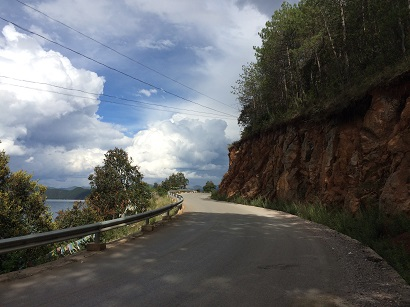
#> input picture myCV/lab4/sky.bmp, 410 x 307 px
$ python histogram_equalization.py
#> lines starting #> are read from the running program, lines starting #| are printed output that depends on the picture
#> further down, im is the input picture: shape (307, 410, 3); mean B, G, R 98.4, 96.9, 95.1
import cv2 as cv
import numpy as np
#histogram_equalization.py

def rgb_equalization(img):
    blue,green,red=cv.split(img)
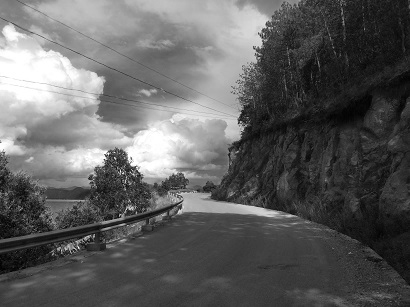
#> red: shape (307, 410); min 0, max 255, mean 95.1
    equalized_red = cv.equalizeHist(red)
    equalized_blue = cv.equalizeHist(blue)
    equalized_green = cv.equalizeHist(green)
    equalized_img=cv.merge([equalized_red,equalized_blue,equalized_green])
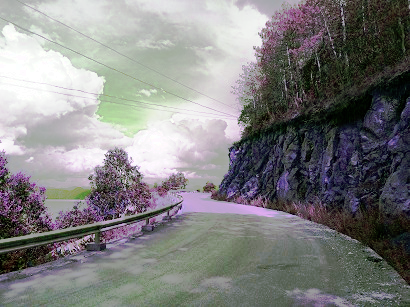
#> equalized_img: shape (307, 410, 3); mean of channels 0, 1, 2 128.3, 128, 128.3; drawn as B, G, R
    return equalized_img
def v_equalization(img):
    hsv_img = cv.cvtColor(img,cv.COLOR_BGR2HSV)
#> hsv_img: shape (307, 410, 3); mean H, S, V 53.1, 65.1, 107.3
    h,s,v=cv.split(hsv_img)
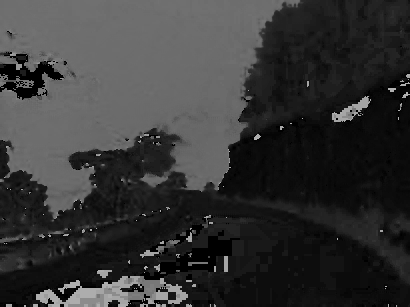
#> h: shape (307, 410); min 0, max 177, mean 53.1
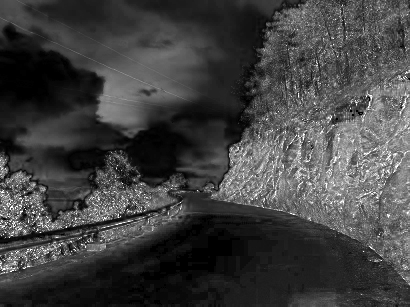
#> s: shape (307, 410); min 0, max 255, mean 65.1
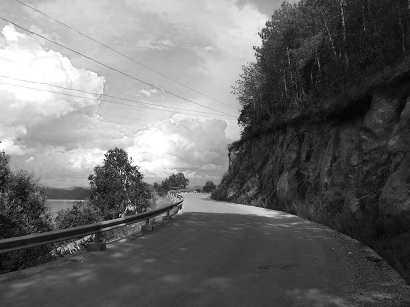
#> v: shape (307, 410); min 1, max 255, mean 107.3
    equalized_v=cv.equalizeHist(v)
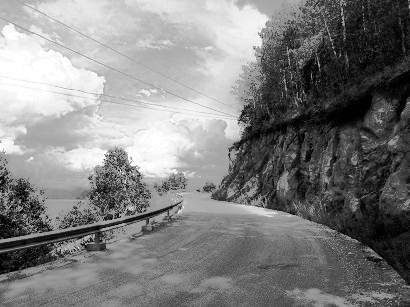
#> equalized_v: shape (307, 410); min 0, max 255, mean 128.4
    equalized_img=cv.merge([h,s,equalized_v])
#> equalized_img: shape (307, 410, 3); mean H, S, V 53.1, 65.1, 128.4
    result_equalized_img=cv.cvtColor(equalized_img,cv.COLOR_HSV2BGR)
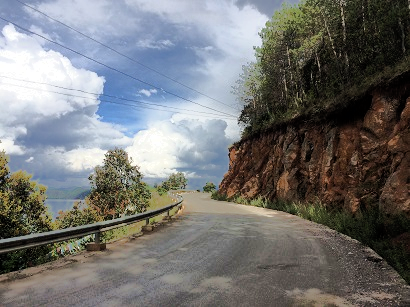
#> result_equalized_img: shape (307, 410, 3); mean B, G, R 115.6, 116, 115.5
    return result_equalized_img


if __name__ == '__main__':
    im = cv.imread("sky.bmp")
    if im is None:
        print("Cannot open image")

    rgb_equalized_im = rgb_equalization(im)
    v_equalized_im = v_equalization(im)

    while True:
        cv.imshow('im_origin', im)
        cv.imshow('rgb_equalized_im', rgb_equalized_im)
        cv.imshow('v_equalized_im', v_equalized_im)
        key = cv.waitKey(0)
#> (key Esc is pressed here)
        if key == 27:
            break
    cv.destroyAllWindows()

$ run again, with myCV/lab4/araras.jpg saved as myCV/lab4/sky.bmp
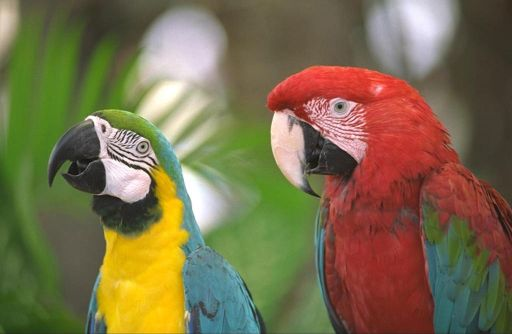
#> input picture myCV/lab4/araras.jpg, 512 x 334 px
#> im is the input picture: shape (334, 512, 3); mean B, G, R 75.9, 109.9, 122.2
#> hsv_img: shape (334, 512, 3); mean H, S, V 39.8, 112, 133.8
#> in v_equalization, `equalized_v=cv.equalizeHist(v)`:
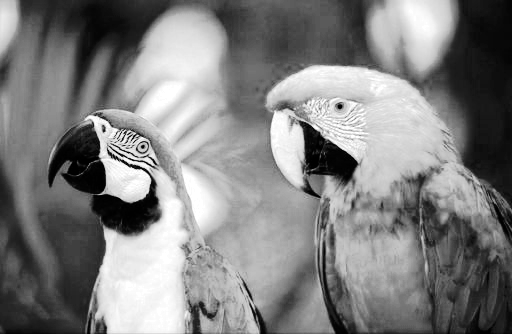
#> equalized_v: shape (334, 512); min 0, max 255, mean 128.3
#> in v_equalization, `result_equalized_img=cv.cvtColor(equalized_img,cv.COLOR_HSV2BGR)`:
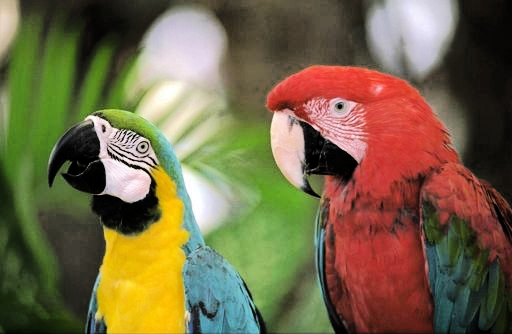
#> result_equalized_img: shape (334, 512, 3); mean B, G, R 71, 103.3, 116.6

$ run again, with myCV/lab4/mushroom.png saved as myCV/lab4/sky.bmp
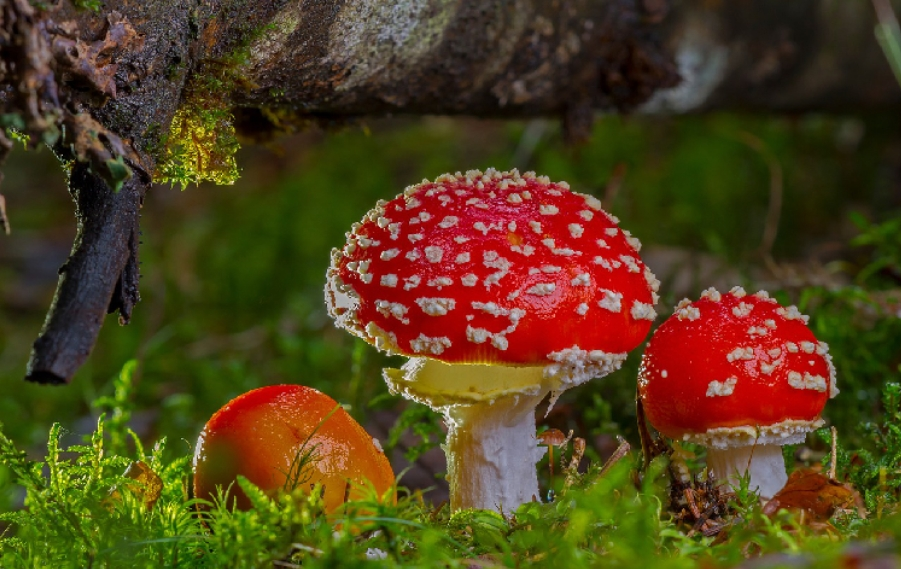
#> input picture myCV/lab4/mushroom.png, 901 x 569 px
#> im is the input picture: shape (569, 901, 3); mean B, G, R 27.6, 63.4, 81.9
#> hsv_img: shape (569, 901, 3); mean H, S, V 36, 175.5, 89.2
#> in v_equalization, `equalized_v=cv.equalizeHist(v)`:
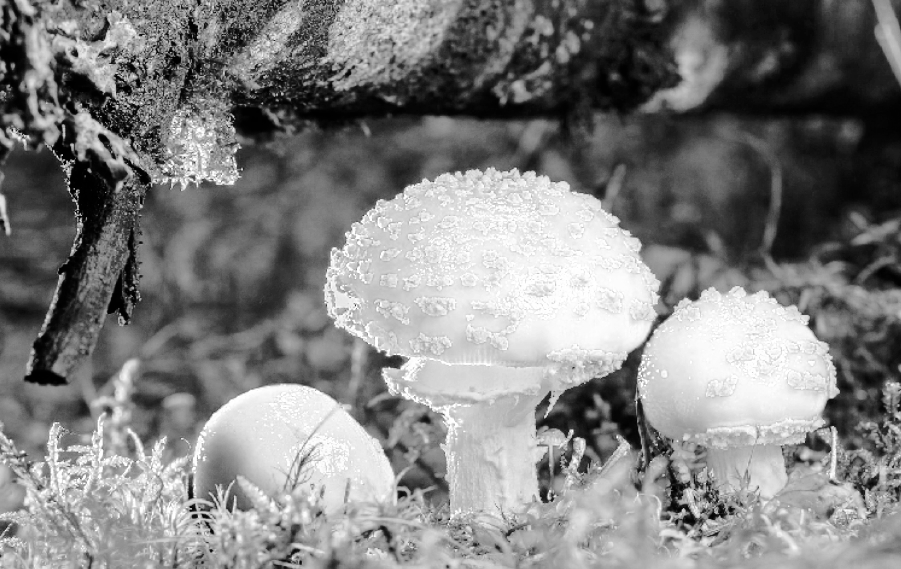
#> equalized_v: shape (569, 901); min 0, max 255, mean 128.4
#> in v_equalization, `result_equalized_img=cv.cvtColor(equalized_img,cv.COLOR_HSV2BGR)`:
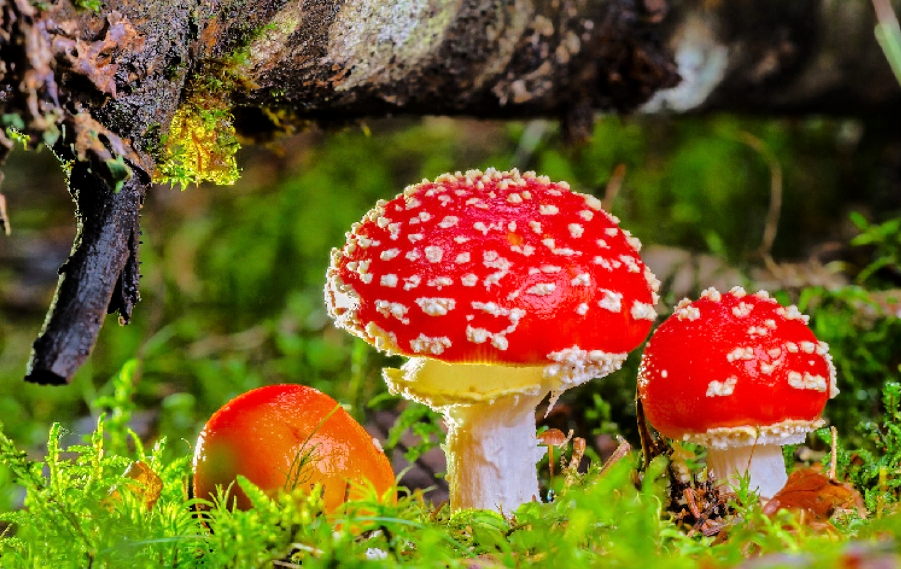
#> result_equalized_img: shape (569, 901, 3); mean B, G, R 39.2, 92.9, 116.8
